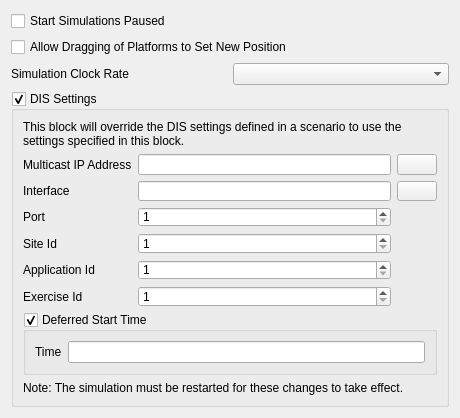
<?xml version="1.0" encoding="UTF-8"?>
<ui version="4.0">
 <class>WkSimPrefWidget</class>
 <widget class="QWidget" name="WkSimPrefWidget">
  <property name="geometry">
   <rect>
    <x>0</x>
    <y>0</y>
    <width>460</width>
    <height>403</height>
   </rect>
  </property>
  <property name="windowTitle">
   <string>Simulation</string>
  </property>
  <layout class="QVBoxLayout" name="verticalLayout">
   <item>
    <widget class="QCheckBox" name="startPausedCheckBox">
     <property name="text">
      <string>Start Simulations Paused</string>
     </property>
    </widget>
   </item>
   <item>
    <widget class="QCheckBox" name="draggablePlatformsCheckBox">
     <property name="text">
      <string>Allow Dragging of Platforms to Set New Position</string>
     </property>
    </widget>
   </item>
   <item>
    <layout class="QHBoxLayout" name="horizontalLayout_2">
     <item>
      <widget class="QLabel" name="simClockRateLabel">
       <property name="text">
        <string>Simulation Clock Rate</string>
       </property>
      </widget>
     </item>
     <item>
      <widget class="QComboBox" name="simClockRateComboBox"/>
     </item>
    </layout>
   </item>
   <item>
    <widget class="QGroupBox" name="disGroupBox">
     <property name="title">
      <string>DIS Settings</string>
     </property>
     <property name="checkable">
      <bool>true</bool>
     </property>
     <layout class="QVBoxLayout" name="verticalLayout_3">
      <item>
       <widget class="QLabel" name="label">
        <property name="text">
         <string>This block will override the DIS settings defined in a scenario to use the settings specified in this block.</string>
        </property>
        <property name="wordWrap">
         <bool>true</bool>
        </property>
       </widget>
      </item>
      <item>
       <layout class="QGridLayout" name="gridLayout">
        <item row="2" column="1">
         <widget class="QSpinBox" name="portSpinBox">
          <property name="minimum">
           <number>1</number>
          </property>
          <property name="maximum">
           <number>65534</number>
          </property>
         </widget>
        </item>
        <item row="2" column="0">
         <widget class="QLabel" name="label_7">
          <property name="text">
           <string>Port</string>
          </property>
         </widget>
        </item>
        <item row="6" column="0">
         <widget class="QLabel" name="label_6">
          <property name="text">
           <string>Exercise Id</string>
          </property>
         </widget>
        </item>
        <item row="0" column="0">
         <widget class="QLabel" name="label_2">
          <property name="text">
           <string>Multicast IP Address</string>
          </property>
         </widget>
        </item>
        <item row="6" column="1">
         <widget class="QSpinBox" name="exerciseIdSpinBox">
          <property name="minimum">
           <number>1</number>
          </property>
          <property name="maximum">
           <number>255</number>
          </property>
         </widget>
        </item>
        <item row="3" column="0">
         <widget class="QLabel" name="label_4">
          <property name="text">
           <string>Site Id</string>
          </property>
         </widget>
        </item>
        <item row="0" column="1">
         <widget class="UtQtMulticastIpv4LineEdit" name="ipAddressLineEdit">
          <property name="sizePolicy">
           <sizepolicy hsizetype="Expanding" vsizetype="Fixed">
            <horstretch>1</horstretch>
            <verstretch>0</verstretch>
           </sizepolicy>
          </property>
         </widget>
        </item>
        <item row="3" column="1">
         <widget class="QSpinBox" name="siteIdSpinBox">
          <property name="minimum">
           <number>1</number>
          </property>
          <property name="maximum">
           <number>65534</number>
          </property>
         </widget>
        </item>
        <item row="1" column="1">
         <widget class="UtQtIpv4LineEdit" name="netIdLineEdit">
          <property name="sizePolicy">
           <sizepolicy hsizetype="Expanding" vsizetype="Fixed">
            <horstretch>1</horstretch>
            <verstretch>0</verstretch>
           </sizepolicy>
          </property>
         </widget>
        </item>
        <item row="5" column="0">
         <widget class="QLabel" name="label_5">
          <property name="text">
           <string>Application Id</string>
          </property>
         </widget>
        </item>
        <item row="5" column="1">
         <widget class="QSpinBox" name="applicationIdSpinBox">
          <property name="minimum">
           <number>1</number>
          </property>
          <property name="maximum">
           <number>65534</number>
          </property>
         </widget>
        </item>
        <item row="1" column="0">
         <widget class="QLabel" name="label_3">
          <property name="text">
           <string>Interface</string>
          </property>
         </widget>
        </item>
        <item row="0" column="2">
         <widget class="QPushButton" name="multicastHelpPushButton">
          <property name="text">
           <string/>
          </property>
         </widget>
        </item>
        <item row="1" column="2">
         <widget class="QPushButton" name="interfaceHelpPushButton">
          <property name="text">
           <string/>
          </property>
         </widget>
        </item>
       </layout>
      </item>
      <item>
       <widget class="QGroupBox" name="deferredStartGroupBox">
        <property name="title">
         <string>Deferred Start Time</string>
        </property>
        <property name="checkable">
         <bool>true</bool>
        </property>
        <layout class="QHBoxLayout" name="horizontalLayout">
         <item>
          <widget class="QLabel" name="deferredStartTimeLabel">
           <property name="text">
            <string>Time</string>
           </property>
          </widget>
         </item>
         <item>
          <widget class="UtQtTimeValueEdit" name="deferredStartTimeLineEdit"/>
         </item>
        </layout>
       </widget>
      </item>
      <item>
       <widget class="QLabel" name="label_8">
        <property name="text">
         <string>Note: The simulation must be restarted for these changes to take effect.</string>
        </property>
       </widget>
      </item>
     </layout>
    </widget>
   </item>
   <item>
    <spacer name="verticalSpacer">
     <property name="orientation">
      <enum>Qt::Vertical</enum>
     </property>
     <property name="sizeHint" stdset="0">
      <size>
       <width>20</width>
       <height>40</height>
      </size>
     </property>
    </spacer>
   </item>
  </layout>
 </widget>
 <customwidgets>
  <customwidget>
   <class>UtQtIpv4LineEdit</class>
   <extends>QLineEdit</extends>
   <header>UtQtNetwork.hpp</header>
  </customwidget>
  <customwidget>
   <class>UtQtMulticastIpv4LineEdit</class>
   <extends>QLineEdit</extends>
   <header>UtQtNetwork.hpp</header>
  </customwidget>
  <customwidget>
   <class>UtQtTimeValueEdit</class>
   <extends>QLineEdit</extends>
   <header>UtQtUnitValueEdit.hpp</header>
  </customwidget>
 </customwidgets>
 <tabstops>
  <tabstop>startPausedCheckBox</tabstop>
  <tabstop>disGroupBox</tabstop>
  <tabstop>ipAddressLineEdit</tabstop>
  <tabstop>multicastHelpPushButton</tabstop>
  <tabstop>netIdLineEdit</tabstop>
  <tabstop>interfaceHelpPushButton</tabstop>
  <tabstop>portSpinBox</tabstop>
  <tabstop>siteIdSpinBox</tabstop>
  <tabstop>applicationIdSpinBox</tabstop>
  <tabstop>exerciseIdSpinBox</tabstop>
 </tabstops>
 <resources/>
 <connections/>
</ui>
